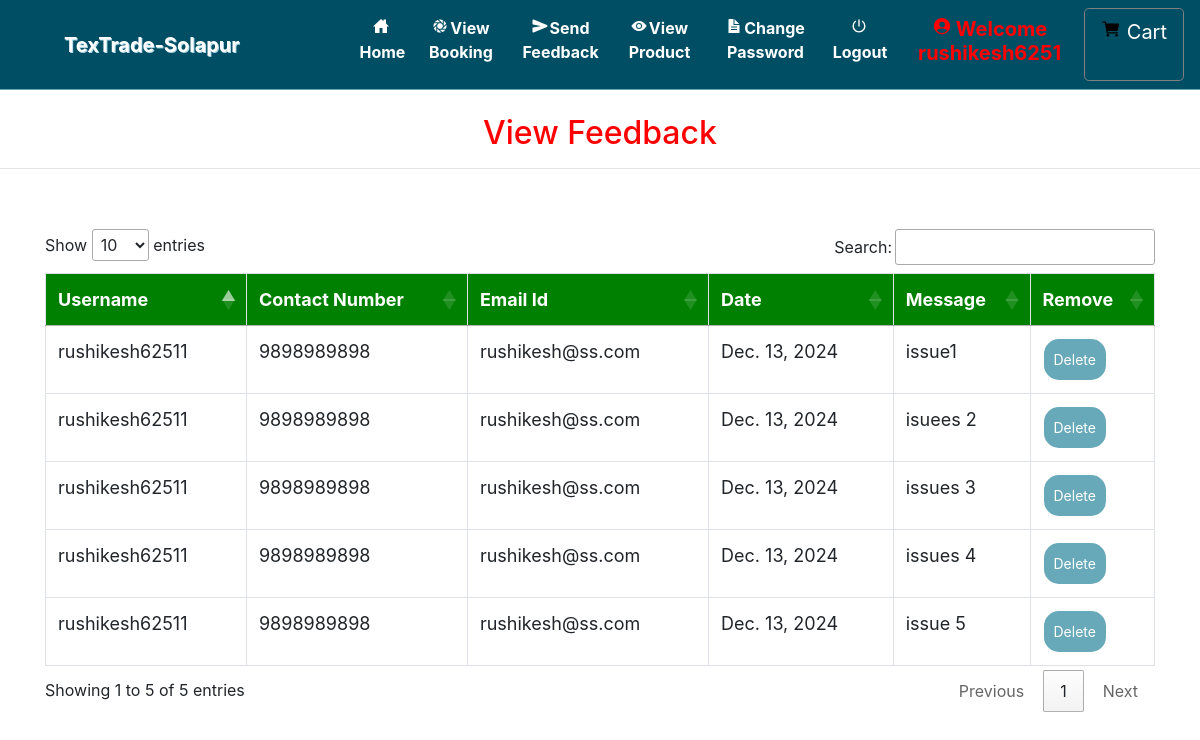
/view_feedback (signed in), run on the app's committed database.
### grocery/models.py (models this page shows, shortened)
class Send_Feedback(models.Model):
    profile = models.ForeignKey(Profile, on_delete=models.CASCADE, null=True)
    message1 = models.TextField(null=True)
    date = models.CharField(max_length=30, null=True)

class Profile(models.Model):
    id = models.AutoField(primary_key=True)
    user = models.ForeignKey(User, on_delete=models.CASCADE, null=True)
    dob = models.DateField(null=True)
    city = models.CharField(max_length=30, null=True)
    address = models.CharField(max_length=50, null=True)
    contact = models.CharField(max_length=10, null=True)
    image = models.FileField(upload_to='images/', null=True)

### grocery/views.py (the view)
# urls.py: path('view_feedback', View_feedback, name='view_feedback'),
def View_feedback(request):
    if not request.user.is_authenticated:
        return redirect('login_admin')
    feed = Send_Feedback.objects.all()
    d = {'feed': feed}
    return render(request, 'view_feedback.html', d)

### grocery/templates/view_feedback.html (shortened to what this page needs)
{% extends 'navigation.html' %}
{% block body %}
<center><h2 style="color:red;margin-top:2%">View Feedback</h2></center><hr>
<div class="container" style="margin-top:5%">
<table class="table table-bordered" id="myTable" >
  <thead>
  <tr>
    <th>Username</th>
    <th>Contact Number</th>
      <th> Email Id</th>
    <th>Date</th>
      <th>Message</th>
    <th>Remove</th>
  </tr>
  </thead>
   <tbody>
    {% for i in feed %}
  <tr>
    <td>{{i.profile.user.username}}</td>
    <td>{{i.profile.contact}}</td>
      <td>{{i.profile.user.email}}</td>
      <td>{{i.date}}</td>
      <td>{{i.message1}}</td>
      <td><a href="{% url 'delete_feedback' i.id %}" onclick="return confirm('Are you sure?')"><button class="button button1">Delete</button></a></td>
  </tr>
    {% endfor %}
    </tbody>
</table>
</div>
{% endblock %}

### grocery/templates/navigation.html (style rules this page uses)
* { box-sizing: border-box; }
#myTable { border-collapse: collapse; width: 100%; border: 1px solid #ddd; font-size: 18px; }
#myTable th { text-align: left; padding: 12px; background-color: green; color: white; }
#myTable td { text-align: left; padding: 12px; background-color: white; }
#myTable tr { border-bottom: 1px solid #ddd; }
.button { background-color: #67A9B8; border: none; color: white; padding: 10px; text-align: center; text-decoration: none; display: inline-block; font-size: 14px; margin: 1px 1px; cursor: pointer; }
.button1 { border-radius: 15px; }

### data on the page
Send_Feedback: profile.user.username "rushikesh62511", profile.contact "9898989898", profile.user.email "rushikesh@ss.com", date "Dec. 13, 2024", message1 "issue1"
Send_Feedback: profile.user.username "rushikesh62511", profile.contact "9898989898", profile.user.email "rushikesh@ss.com", date "Dec. 13, 2024", message1 "isuees 2"
Send_Feedback: profile.user.username "rushikesh62511", profile.contact "9898989898", profile.user.email "rushikesh@ss.com", date "Dec. 13, 2024", message1 "issues 3"
Send_Feedback: profile.user.username "rushikesh62511", profile.contact "9898989898", profile.user.email "rushikesh@ss.com", date "Dec. 13, 2024", message1 "issues 4"
Send_Feedback: profile.user.username "rushikesh62511", profile.contact "9898989898", profile.user.email "rushikesh@ss.com", date "Dec. 13, 2024", message1 "issue 5"
